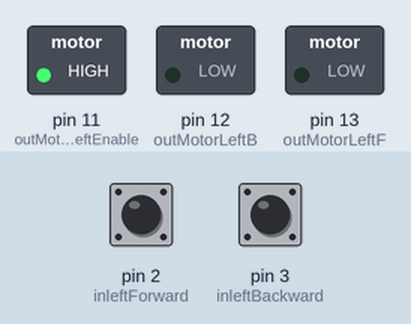
Simulated run of this sketch. Board: Arduino Uno, built with avr-gcc and run on an emulated ATmega328P. Parts: switched loads named in the sketch (green lamp = pin HIGH). The test bench sets the inputs (shaded band); at power-on: pin 2 (inleftForward) LOW, pin 3 (inleftBackward) LOW.

Above: at 1.2 s.
1.3 s: pin 2 (inleftForward) pulled HIGH for 0.15 s
At 1.37 s:
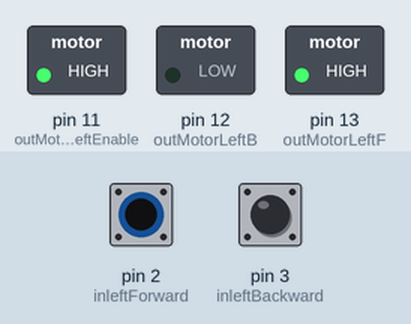
2.9 s: pin 3 (inleftBackward) pulled HIGH for 0.15 s
At 2.97 s:
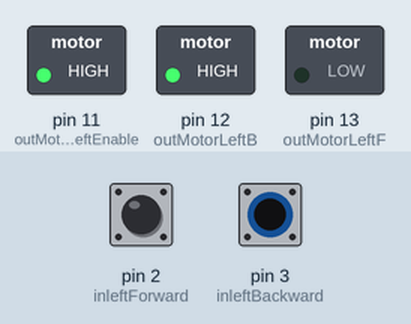
4.5 s: pin 3 (inleftBackward) pulled HIGH for 3.2 s
At 8.0 s:
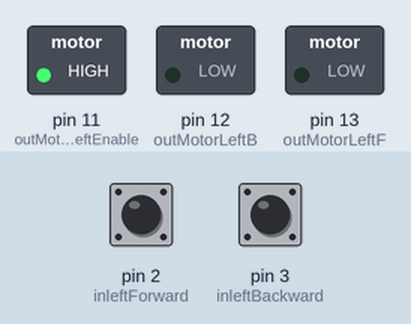
9.2 s: pin 2 (inleftForward) pulled HIGH for 3.2 s
At 10.4 s:
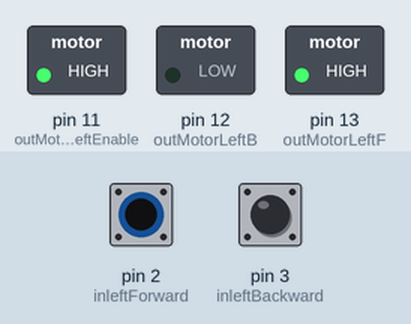
13.9 s: pin 2 (inleftForward) driven HIGH and pin 3 (inleftBackward) driven HIGH
At 15.1 s:
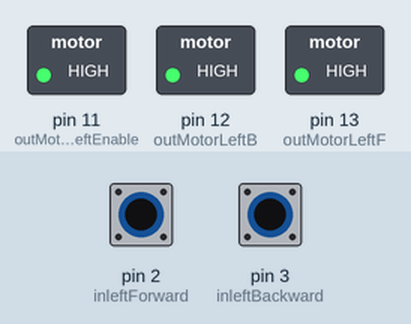
Timing chart, 0 to 16.4 s (numbered marks = the images above; inputs shaded):
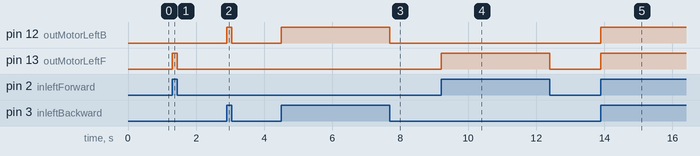

Measured:
- after the input at 1.3 s, pin 13 (outMotorLeftF): LOW → HIGH at once, → LOW 0.15 s later
- after the input at 2.9 s, pin 12 (outMotorLeftB): LOW → HIGH at once, → LOW 0.15 s later
- after the input at 4.5 s, pin 12 (outMotorLeftB): LOW → HIGH at once, → LOW 3.2 s later
- after the input at 9.2 s, pin 13 (outMotorLeftF): LOW → HIGH at once, → LOW 3.2 s later
- after the input at 13.9 s, pin 12 (outMotorLeftB), pin 13 (outMotorLeftF): LOW → HIGH at once

The sketch:

motor_dc_left.ino
```cpp
/*
* Ejemplo para extender el control del motor por medio
* del integrado L293B
*/

const int inleftForward = 2;
const int inleftBackward = 3;
//Salidas al integrado L293B
const int outMotorLeftF = 13;
const int outMotorLeftB = 12;
const int outMotorLeftEnable = 11;

void setup() {
  // initialize outputs
  pinMode(outMotorLeftF, OUTPUT);
  pinMode(outMotorLeftB, OUTPUT);
  pinMode(outMotorLeftEnable, OUTPUT);
  // initialize inputs
  pinMode(inleftForward, INPUT);
  pinMode(inleftBackward, INPUT);

  //set initial state
  digitalWrite(outMotorLeftF,LOW);
  digitalWrite(outMotorLeftB,LOW);
  digitalWrite(outMotorLeftEnable,HIGH);
}

void loop(){

  if(digitalRead(inleftForward)){
   digitalWrite(outMotorLeftF,HIGH);
  }else{
   digitalWrite(outMotorLeftF,LOW);
  }

   if(digitalRead(inleftBackward)){
   digitalWrite(outMotorLeftB,HIGH);
  }else{
    digitalWrite(outMotorLeftB,LOW);
  }
}
```
